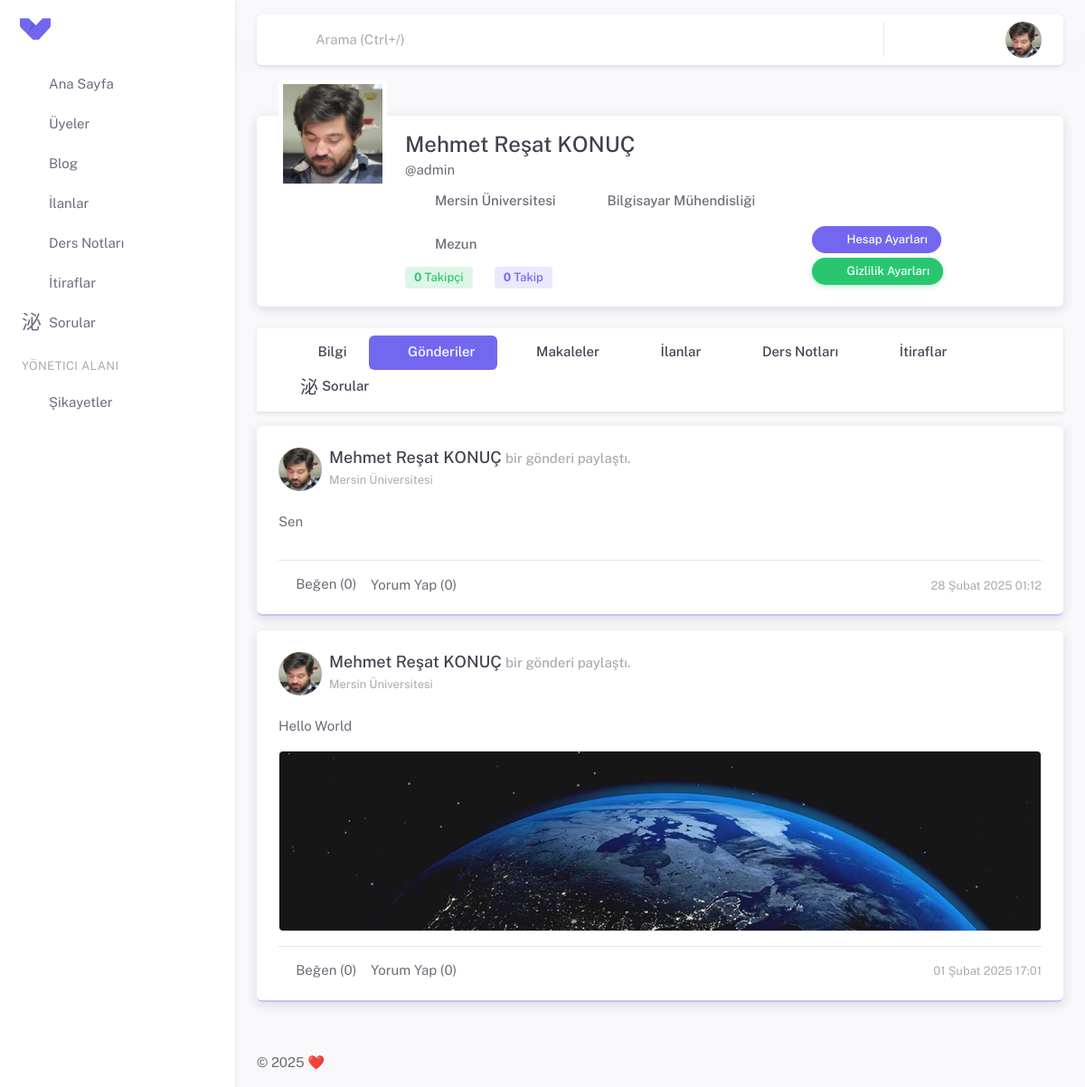
Before: /profile/admin/posts/ (signed in) with the older database file.
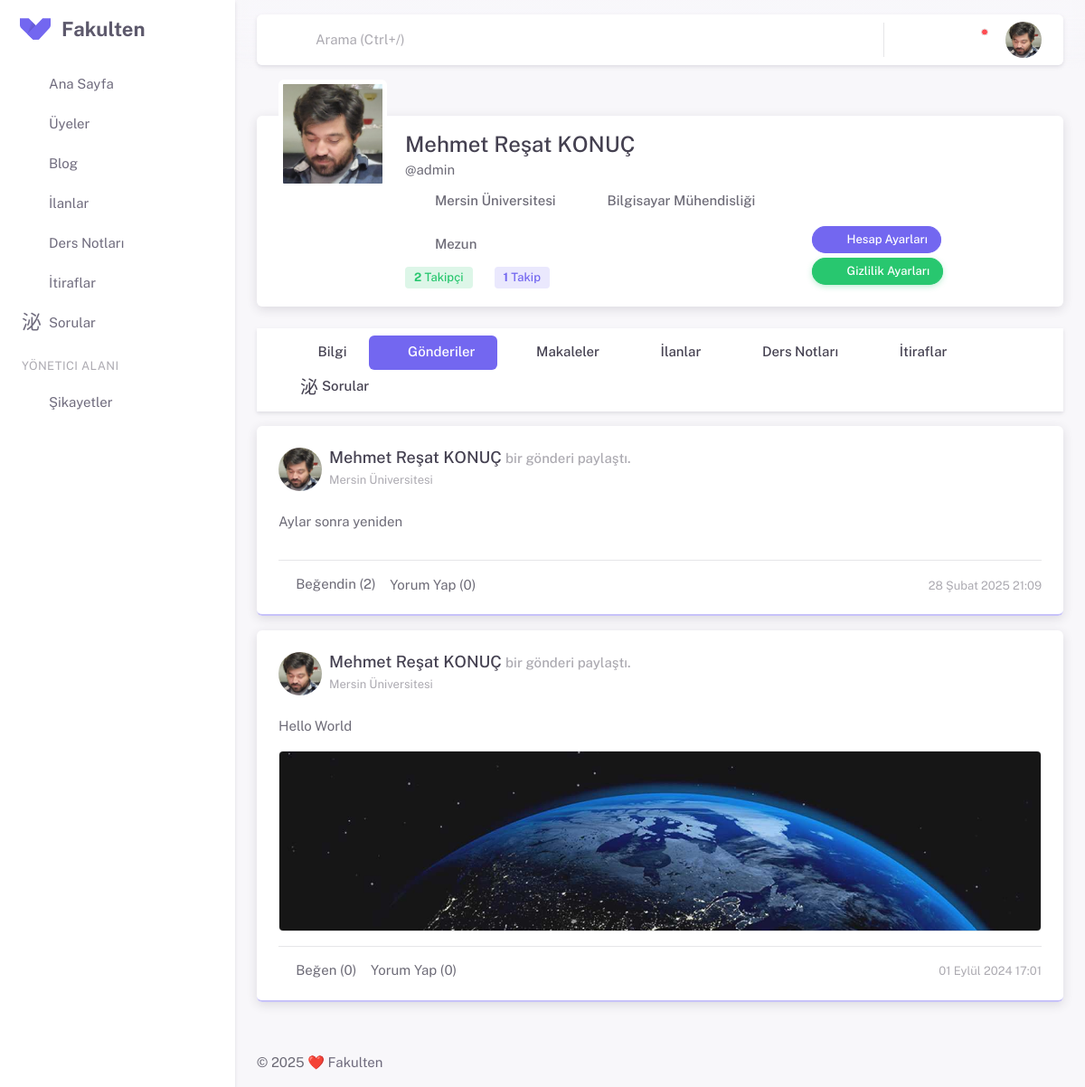
After: the same page with the newer database file.
### apps/post/models.py (models this page shows, shortened)
class PostsModel(models.Model):
    user = models.ForeignKey(User,
                             on_delete=models.CASCADE, related_name='posts')
    content = models.TextField(blank=True, null=True, max_length=360)
    create_at = models.DateTimeField(auto_now_add=True)
    comments = GenericRelation(Comment)
    likes = GenericRelation(Likes)
    photos = GenericRelation(PostsPhotos)

class PostsPhotos(models.Model):
    user = models.ForeignKey(User, on_delete=models.CASCADE, related_name='posts_photos')
    content_type = models.ForeignKey(ContentType, on_delete=models.CASCADE)
    object_id = models.PositiveIntegerField()
    content_object = GenericForeignKey('content_type', 'object_id')
    image = models.ImageField(upload_to=upload_to)
    created_at = models.DateTimeField(auto_now_add=True)

### apps/profiles/models.py (models this page shows, shortened)
class ProfilePictureModel(models.Model):
    user = models.OneToOneField(settings.AUTH_USER_MODEL, on_delete=models.CASCADE, related_name='profile_photo')
    profile_photo = models.ImageField(
        upload_to='profile_photos', blank=True, null=True)

class EducationalInformationModel(models.Model):
    user = models.OneToOneField(settings.AUTH_USER_MODEL,
                             on_delete=models.CASCADE, related_name='educational_information', db_index=True)
    country = models.ForeignKey(inputs.CountriesModel,
                             on_delete=models.CASCADE, db_index=True)
    university = models.ForeignKey(inputs.UniversitiesModel,
                             on_delete=models.CASCADE, db_index=True)
    department = models.ForeignKey(inputs.DepartmentsModel,
                             on_delete=models.CASCADE, db_index=True)
    status = models.ForeignKey(inputs.StatusModel,
                             on_delete=models.CASCADE, db_index=True)

### apps/inputs/models.py (models this page shows)
class UniversitiesModel(models.Model):
    countries = models.ForeignKey(CountriesModel, on_delete=models.CASCADE)
    universities = models.CharField(max_length=255)
    def __str__(self):
        return self.universities

class DepartmentsModel(models.Model):
    universities = models.ManyToManyField(UniversitiesModel)
    departments = models.CharField(max_length=255)
    def __str__(self):
        return self.departments

class StatusModel(models.Model):
    status = models.CharField(max_length=55)
    def __str__(self):
        return self.status

### apps/settings/models.py (models this page shows, shortened)
class SiteSettingsModel(models.Model):
    site_name = models.CharField(max_length=50, verbose_name="Site Adı")
    site_description = models.TextField(verbose_name="Site Açıklaması")
    class Meta:
        verbose_name = "Site Ayarı"
        verbose_name_plural = "Site Ayarları"

### apps/profiles/views.py (the view)
# urls.py: path('<str:username>/posts/', views.PostsProfileView.as_view(), name='posts_profile'),
class PostsProfileView(LoginRequiredMixin, View):
    model_like = Likes
    model_posts = PostsModel
    paginate_by = 12
    template = 'profiles/posts.html'
    context = {}
    def get(self, request, username):
        users = get_user_model()  # Varsayılan kullanıcı modelini al
        profile = get_object_or_404(
            users.objects.select_related(
                'educational_information',
                'privacy',
                'profile_photo'
            ).prefetch_related(
                'followers',
                'following',
                'follow_requests_received',
                'posts',
            ),
            username=username
        )
        posts = profile.posts.all().order_by('-create_at').prefetch_related('likes', 'comments')
        paginator = Paginator(posts, self.paginate_by)
        page_number = request.GET.get('page')
        page_obj = paginator.get_page(page_number)
        post_ids = page_obj.object_list.values_list('id', flat=True)
        content_type = ContentType.objects.get_for_model(self.model_posts)
        liked = self.model_like.objects.filter(
            content_type=content_type, user=request.user, object_id__in=post_ids
        ).values_list('object_id', flat=True)
        followers = profile.followers.filter(follower=request.user)
        self.context.update({
            'siteTitle': f'{profile.first_name} {profile.last_name} - Gönderileri',
            'profile': profile,
            'data': page_obj,
            'liked': liked,
            'followers': followers
        })
        return render(request, self.template, self.context)

### apps/comments/models.py (called while the page is built)
    def get_notifications_comment_context(self):
        context = {
        'message' : 'yorumunuza yorum yaptı.',
        'content_title' : self.text,
        'content_url' : reverse('comment_detail', kwargs={'comment_id': self.id}),
        }
        return context

    def get_notifications_like_context(self):
        context = {
        'message' : 'yorumunuzu beğendi.',
        'content_title' : self.text,
        'content_url' : reverse('comment_detail', kwargs={'comment_id': self.id}),
        }
        return context

### apps/profiles/templates/profiles/posts.html (shortened to what this page needs)
{% extends 'profiles/partials/base.html' %}
{% load static %}
{% block profile_css %}
<link rel="stylesheet" href="{% static 'assets/vendor/css/pages/page-profile.css' %}" />
<link rel="stylesheet" href="{% static 'assets/vendor/libs/bootstrap-select/bootstrap-select.css' %}" />
<link rel="stylesheet" href="{% static 'assets/css/pages/post/index.css' %}" />
{% endblock profile_css%}
{% block profile_content %}
<div class="row justify-content-center infinite-container">
    {% for post in data %}
    <div class="col-lg-12 mb-4 infinite-item">
       <div class="card card-border-shadow-primary">
          <div class="card-header d-flex justify-content-between mb-0">
             <div class="d-flex align-items-center">
                <a href="{% url 'profile' profile.username %}" class="d-flex text-decoration-none">
                   <div class="avatar avatar-md me-2 flex-shrink-0">
                      {% if profile.profile_photo.profile_photo %}
                      <img src="{{ profile.profile_photo.profile_photo.url }}"
                         alt="Avatar"
                         class="rounded-circle"
                         />
                      {% else %}
                      <span class="avatar-initial rounded-circle bg-label-primary">{{ profile.first_name|first }}{{ profile.last_name|first }}</span>
                      {% endif %}
                   </div>
                   <div class="d-flex flex-column">
                      <div class="me-2 h5 mb-1" style="line-height: 1.2; margin-bottom: 0;">
                         {{ profile.first_name }} {{ profile.last_name }}
                         <small class="text-muted h6">
                         bir gönderi paylaştı.
                         </small>
                      </div>
                      <small class="text-muted">{{ profile.educational_information.university }}</small>
                   </div>
                </a>
             </div>
             <div class="dropdown">
                <button class="btn p-0" type="button" data-id="{{ post.id }}" id="MonthlyCampaign" data-bs-toggle="dropdown" aria-haspopup="true" aria-expanded="false">
                <i class="ti ti-dots-vertical ti-sm text-muted"></i>
                </button>
             </div>
          </div>
          <div class="card-body">
             <p class="text-body"> {{ post.content }} </p>
             <div class="gallery-container mt-4">
                {% for image in post.photos.all %}
                <div class="gallery-item">
                   <a href="{{ image.image.url }}" data-fancybox="gallery-{{ post.post.id }}">
                   <img src="{{ image.image.url }}" class="border" alt="Post Image">
                   </a>
                </div>
                {% endfor %}
             </div>
             <hr />
             <div class="d-flex justify-content-center align-items-center">
                <div class="d-flex justify-content-center align-items-center">
                   <a href="javascript:void(0);" class="text-body me-3 like-btn" data-content-type-id="{{post.likes.content_type.id}}" data-object-id="{{post.id}}">
                   <i class="ti ti-heart{% if post.id in liked %}-filled{% endif %} text-primary"></i>
                   <span class="like-count">{% if post.id in liked %}Beğendin {% else %}Beğen{% endif %} ({{ post.likes.count }})</span>
                   </a>
                   <a href="{% url 'post_detail' post.id %}#comments" class="text-body me-3">
                    Yorum Yap ({{ post.comments.count }})
                   </a>
                </div>
                <div class="ms-auto">
                   <small class="text-muted">{{ post.create_at }}</small>
                </div>
             </div>
          </div>
       </div>
    </div>
    {% endfor %}
 </div>
{% endblock %}

### apps/profiles/templates/profiles/partials/base.html (shortened to what the changed rows need)
{% extends 'partials/base.html' %}
{% load static %}
{% block extra_css %}
<link rel="stylesheet" href="{% static 'assets/vendor/css/pages/page-profile.css' %}" />
<link rel="stylesheet" href="{% static 'assets/fancybox/jquery.fancybox.min.css' %}">
{% block profile_css %}
{% endblock %}
{% endblock %}
{% block content %}
<div class="row mt-8">
   <div class="col-12">
      <div class="card mb-6">
         <div class="user-profile-header d-flex flex-column flex-lg-row text-sm-start text-center mb-5">
            <div class="flex-grow-1 mt-3 mt-lg-5">
               <div
                  class="d-flex align-items-md-end justify-content-md-between  mx-5 flex-md-row flex-column gap-4">
                  <div class="user-profile-info">
                     <h4 class="mb-0 mt-lg-6">{{profile.first_name}} {{profile.last_name}} {% if profile.privacy.is_private %}<i class="ti ti-lock"></i>{%endif%}</h4>
                     <span data-bs-toggle="tooltip" data-bs-placement="top" title="Kullanıcı Adı">@{{profile.username}}</span>
                     <ul
                        class="list-inline mb-0 d-flex align-items-center flex-wrap justify-content-sm-start justify-content-center gap-4 my-2">
                        <li class="list-inline-item d-flex gap-2 align-items-center">
                           <i class="ti ti-building-bank ti-lg"></i><span class="fw-medium">{{profile.educational_information.university}}</span>
                        </li>
                        <li class="list-inline-item d-flex gap-2 align-items-center">
                           <i class="ti ti-address-book ti-lg"></i><span class="fw-medium">{{profile.educational_information.department}}</span>
                        </li>
                        <li class="list-inline-item d-flex gap-2 align-items-center">
                           <i class="ti ti-school ti-lg"></i><span class="fw-medium">{{profile.educational_information.status}}</span>
                        </li>
                     </ul>
                     <ul class="list-inline mb-0 d-flex align-items-center flex-wrap justify-content-sm-start justify-content-center gap-4 my-2">
                        <li class="list-inline-item d-flex gap-2 align-items-center">
                           {% if user == profile %}
                           <a href="{% url 'followers_profile' %}">
                           <span class="badge bg-label-success" id="follower-count"><strong>{{profile.followers.count}}</strong> Takipçi</span>
                           </a>
                           {%else%}
                           <span class="badge bg-label-success" id="follower-count"><strong>{{profile.followers.count}}</strong> Takipçi</span>
                           {%endif%}
                        </li>
                        <li class="list-inline-item d-flex gap-2 align-items-center">
                           {% if user == profile %}
                           <a href="{% url 'following_profile' %}">
                           <span class="badge bg-label-primary"><strong>{{profile.following.count}}</strong> Takip</span>
                           </a>
                           {%else%}
                           <span class="badge bg-label-primary"><strong>{{profile.following.count}}</strong> Takip</span>
                           {%endif%}
                        </li>
                     </ul>
                  </div>
               </div>
            </div>
         </div>
      </div>
   </div>
</div>
{%if profile.privacy.is_private and profile != user and not followers  %}
<div class="alert alert-solid-danger d-flex align-items-center" role="alert">
   <span class="alert-icon rounded">
   <i class="ti ti-lock"></i>
   </span>
   Gizli Hesap Sadece Takipçileri Görüntüleyebilir.
</div>
{%else %}
{% block profile_content %}
{% endblock %}
{%endif%}
{% endblock %}

### templates/partials/sidebar.html (shortened to what this page needs)
<aside id="layout-menu" class="layout-menu menu-vertical menu bg-menu-theme">
    <div class="app-brand demo">
      <a href="{% url 'home' %}" class="app-brand-link">
        <span class="app-brand-logo demo">
        </span>
        <span class="app-brand-text demo menu-text fw-bold">{{site_settings.site_name}}</span>
      </a>
      <a href="javascript:void(0);" class="layout-menu-toggle menu-link text-large ms-auto">
        <i class="ti menu-toggle-icon d-none d-xl-block align-middle"></i>
      </a>
    </div>
    {% with current_page=request.resolver_match.url_name %}
    <ul class="menu-inner py-1">
      <li class="menu-item {% if current_page == 'home' %} active{% endif %}">
        <a href="{% url 'home' %}" class="menu-link">
          <i class="menu-icon tf-icons ti ti-smart-home"></i>
          <div>Ana Sayfa</div>
        </a>
      </li>
      <li class="menu-item {% if current_page == 'members' %} active{% endif %}">
        <a href="{% url 'members' %}" class="menu-link">
          <i class="menu-icon tf-icons ti ti-user-search"></i>
          <div>Üyeler</div>
        </a>
      </li>
      <li class="menu-item {% if '/blogs/' in request.path %} active open{% endif %}">
        <a href="" class="menu-link menu-toggle">
          <i class="menu-icon tf-icons ti ti-blockquote"></i>
          <div>Blog</div>
        </a>
      </li>
      <li class="menu-item {% if '/marketplace/' in request.path %} active open{% endif %}">
        <a href="{% url 'marketplace' %}" class="menu-link menu-toggle">
          <i class="menu-icon tf-icons ti ti-building-store"></i>
          <div>İlanlar</div>
        </a>
      </li>
      <li class="menu-item {% if '/documents/' in request.path %} active open{% endif %}">
        <a href="" class="menu-link menu-toggle">
          <i class="menu-icon tf-icons ti ti-notebook"></i>
          <div>Ders Notları</div>
        </a>
      </li>
      <li class="menu-item {% if '/confessions/' in request.path %} active open{% endif %}">
        <a href="{% url 'confessions' %}" class="menu-link menu-toggle">
          <i class="menu-icon ti-icons ti ti-spy"></i>
          <div>İtiraflar</div>
        </a>
      </li>
      <li class="menu-item {% if '/questions/' in request.path %} active open{% endif %}">
        <a href="" class="menu-link menu-toggle">
          <i class="menu-icon ti-icons ti ti-message-2-question"></i>
          <div>Sorular</div>
        </a>
      </li>
      {% if user.is_superuser %}
      <li class="menu-header small">
        <span class="menu-header-text">Yönetici Alanı</span>
      </li>
      <li class="menu-item {% if '/complaints/' in request.path %} active open{% endif %}">
        <a href="{% url 'complaint_dashboard' %}" class="menu-link">
          <i class="menu-icon ti-icons ti ti-message-report"></i>
          <div>Şikayetler</div>
        </a>
      </li>
      {%endif%}
    </ul>
    {% endwith %}
  </aside>

### templates/partials/footer.html (shortened to what this page needs)
<footer class="content-footer footer bg-footer-theme">
  <div class="container-xxl">
    <div
      class="footer-container d-flex align-items-center justify-content-between py-4 flex-md-row flex-column">
      <div class="text-body">
        ©
        ❤️ <a href="#" target="_blank" class="footer-link">{{site_settings.site_name}}</a>
      </div>
    </div>
  </div>
</footer>

Changed rows visible on the page:
removed PostsModel: profile_photo.profile_photo (picture), {{ profile.first_name }} "Mehmet Reşat", {{ profile.last_name }} "KONUÇ", {{ profile.educational_information.university }} "Mersin Üniversitesi", content "Sen", shows "Beğen", likes.count "0", comments.count "0", create_at "28 Şubat 2025 01:12"
added SiteSettingsModel: site_name "Fakulten"
added PostsModel: profile_photo.profile_photo (picture), {{ profile.first_name }} "Mehmet Reşat", {{ profile.last_name }} "KONUÇ", {{ profile.educational_information.university }} "Mersin Üniversitesi", content "Aylar sonra yeniden", shows "Beğendin", likes.count "2", comments.count "0", create_at "28 Şubat 2025 21:09"
changed PostsModel "Hello World": create_at "01 Şubat 2025 17:01" → "01 Eylül 2024 17:01"
Other visible differences:
{{ profile.followers.count }}: "0" → "2"
{{ profile.following.count }}: "0" → "1"
